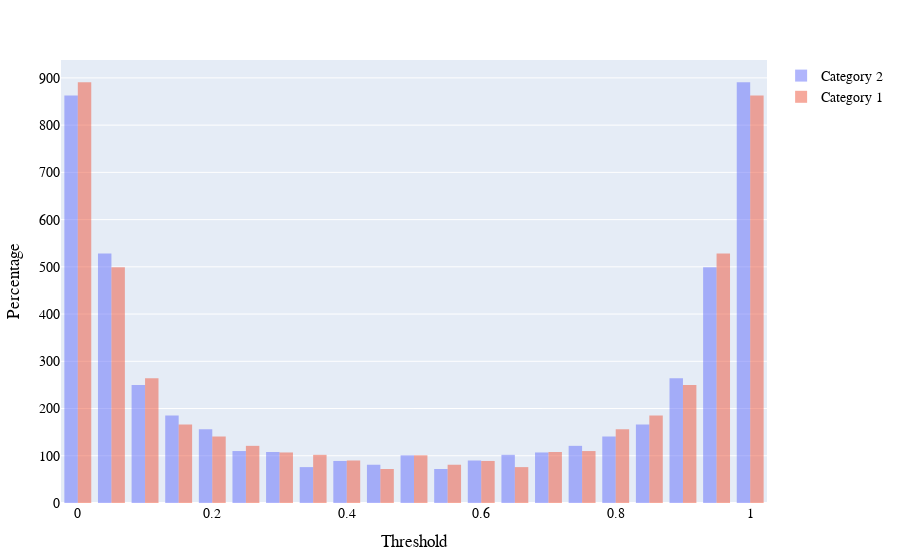

This figure's notebook cell:
### Markdown cell above
# Preliminary plots
Before visualizing the receiver operating characteristic (ROC) curve, we will look at two plots that will give some context to the mechanism behind the ROC and PR curves.

We first plot the number of the distribution of prediction probabilities for two categories from the artificial `make_blobs` dataset from **MLJBase**. We have 5000 entries in our dataset.
The model is from **MLJLinearModels**, and we use `histogram` plot the distributions.

In the second plot we look plot the false positive rate, `fprs`, and true positive rate, `tprs`, with **MLBase**'s `roc` function.
**PlotlyJS** provides the `scatter` trace, so we can plot both.

### Code cell
using PlotlyJS, MLJBase, MLJLinearModels, Random

function display_binary_score_histogram()
    Random.seed!(42) # for reproducibility
    X, y = make_blobs(5000, 2; centers=2, cluster_std=1.5)
    mach = machine(LogisticClassifier(), X, y)
    fit!(mach)
    ŷ = predict(mach, X)
    
    fprs_trace = histogram(; x=pdf.(ŷ,1), name="Category 1", opacity=0.50)
    tprs_trace = histogram(; x=pdf.(ŷ,2), name="Category 2", opacity=0.50)
    layout = Layout(xaxis_title="Threshold", yaxis_title="Percentage", 
                    font=attr(family="Veranda", size=14,color="Black"))
    Plot([tprs_trace,fprs_trace], layout)
end

display_binary_score_histogram()

### Figure 1 — Plotly figure (JSON) as saved in the notebook; plotly's stock layout.template omitted (floating-point values rounded to 4 significant figures; data arrays with more than 128 entries replaced by an {"elided": "..."} marker saying what was removed)
{"data": [{"name": "Category 2", "opacity": 0.5, "type": "histogram", "x": {"elided": "5000 float values"}}, {"name": "Category 1", "opacity": 0.5, "type": "histogram", "x": {"elided": "5000 float values"}}], "layout": {"font": {"color": "Black", "family": "Veranda", "size": 14}, "margin": {"b": 50, "l": 50, "r": 50, "t": 60}, "xaxis": {"title": {"text": "Threshold"}}, "yaxis": {"title": {"text": "Percentage"}}}}
